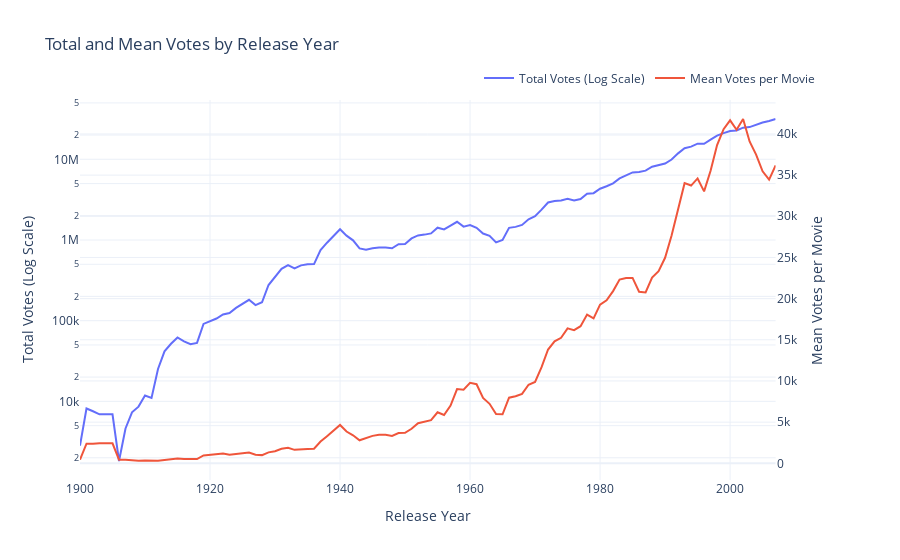

The notebook cell saved with this chart:
### Markdown cell above
We can see that there are a lot of movies without rating for years between 1912 and 1918 and later on around 2007. The first peak of missing ratings is quite problematic as there are more movies without rating than with, while the second is much less problematic since there are more movies that have a rating. 
We should take this into account later on when trying to draw conclusions.

### Code cell
RatingsVsYearsAllPlotly(rat)
